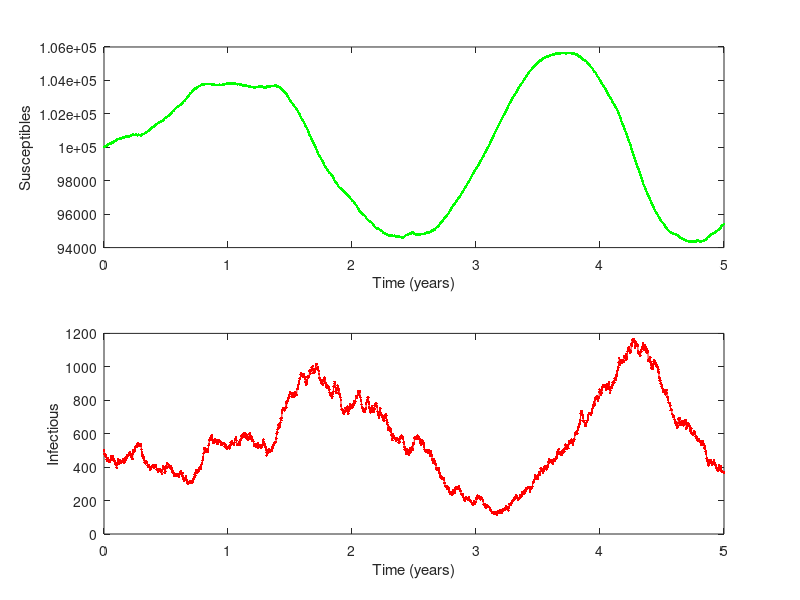

Here is the MATLAB script that generated this plot:
function [t,X,Y] = Program_6_2(beta,gamma,mu,X0,Y0,N0,Step,MaxTime)
%
% 
%
% Program_6_2( beta, gamma, mu, X0, Y0, N0, Step, MaxTime)
%      This is the MATLAB version of program 6.2 from page 197 of 
% "Modeling Infectious Disease in humans and animals" 
% by Keeling & Rohani.
% 
% It is the SIR epidemic model with scaled additive noise added to 
% all the various rates.
% Given the difficulties in integrating the dynamics, the user is prompted
% for a integration time-step.
%
%

% Sets up default parameters if necessary.
if nargin == 0
   beta=1.0;
   gamma=1/10.0;
   mu=1/(50*365.0);
   X0=1e5;
   Y0=500;
   N0=1e6;
   Step=1;
   MaxTime=5*365;
end

% Checks all the parameters are valid
if X0<=0 
    error('Initial number of susceptibles (%g) is less than or equal to zero',X0);
end

if Y0<=0 
    error('Initial number of infecteds (%g) is less than or equal to zero',Y0);
end

if N0<=0 
    error('Initial population size (%g) is less than or equal to zero',N0);
end

if beta<=0 
    error('Transmission rate beta0 (%g) is less than or equal to zero',beta0);
end

if gamma<=0 
    error('Recovery rate gamma (%g) is less than or equal to zero',gamma);
end

if mu<0 
    error('Birth / Death rate gamma (%g) is less than zero',mu);
end
    
if MaxTime<=0 
    error('Maximum run time (%g) is less than or equal to zero',MaxTime);
end

if Step<=0
    error('Integration time-step (%g) is less than or equal to zero',Step);
end
    
if X0+Y0>N0
    warning('Initial level of susceptibles+infecteds (%g+%g=%g) is greater than population size (%g)',X0,Y0,X0+Y0,N0);
end


X=X0; Y=Y0;

% The main iteration 

options = odeset('RelTol', 1e-5);
[t, pop]=Stoch_ODE([0 MaxTime],[X Y],options,[beta gamma mu N0 Step]);

T=t/365; X=pop(:,1); Y=pop(:,2);

% plots the graphs with scaled colours
subplot(2,1,1)
h=plot(T,X,'.-g');
xlabel 'Time (years)';
ylabel 'Susceptibles'

subplot(2,1,2)
h=plot(T,Y,'.-r');
xlabel 'Time (years)';
ylabel 'Infectious'

% Do the integration of the differential equations with noise
% Here we fix the noise for each step, but integrate that step using ode45
% This works, but it may be better to use Forward Euler, but this would
% need much shorter time steps.
function [T,P]=Stoch_ODE(Time,Initial,options,Parameters)

X=Initial(1); Y=Initial(2);
t=0; 
Step=Parameters(5); sqrtStep=sqrt(Step);


T=zeros(1+ceil(Time(2)/Step),1); 
P=zeros(1+ceil(Time(2)/Step),2); P(1,:)=[X Y]; loop=1;

while (t<Time(2) & Y>0 & X>0)
    Parameters(5:9)=randn(1,5)/sqrtStep;
    [tt,p]=ode45(@Diff_6_2,[t t+Step],[X Y],options,Parameters);
    t=tt(end); X=p(end,1); Y=p(end,2);
    loop=loop+1;
    T(loop)=t;
    P(loop,:)=[X Y];
end

T=T(1:loop); P=P(1:loop,:);

% Calculates the differential rates used in the integration.
function dPop=Diff_6_2(t,pop, parameter)

beta=parameter(1); gamma=parameter(2); 
mu=parameter(3); N=parameter(4);
noise=parameter(5:9);

X=pop(1); Y=pop(2); 

dPop=zeros(2,1);

dPop(1)= (mu*N + sqrt(mu*N)*noise(1)) - (beta*X*Y/N + sqrt(beta*X*Y/N)*noise(2)) - (mu*Y + sqrt(mu*Y)*noise(3));
dPop(2)= (beta*X*Y/N + sqrt(beta*X*Y/N)*noise(2)) - (gamma*Y + sqrt(gamma*Y)*noise(4)) - (mu*Y + sqrt(mu*Y)*noise(5));




